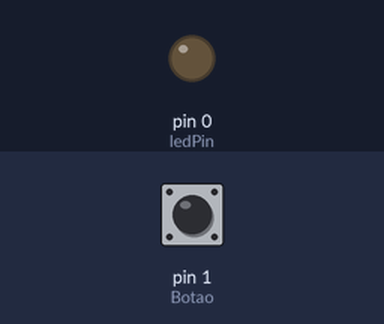
Recording of a sketch running on a simulated Arduino Uno, built with avr-gcc and run on an emulated ATmega328P. On the bench: output pins drawn as LEDs (lit = HIGH). The inputs (shaded band) are chosen by the test bench; at power-on: pin 1 (Botao) HIGH.

Above: at 1.2 s.
1.3 s: pin 1 (Botao) pulled LOW for 0.15 s
At 1.37 s:
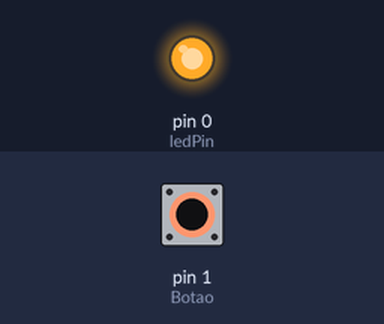
2.9 s: pin 1 (Botao) pulled LOW for 3.2 s
At 6.7 s:
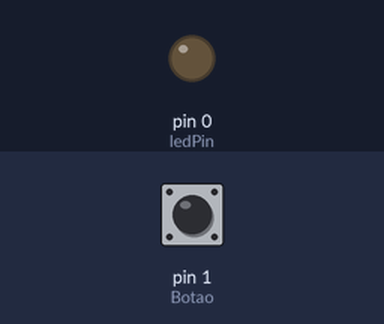
Timing chart, 0 to 8.2 s (numbered marks = the images above; inputs shaded):
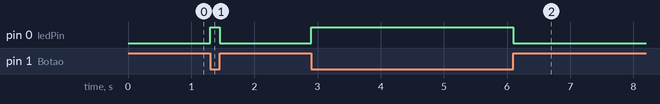

Measured:
- after the input at 1.3 s, pin 0 (ledPin): LOW → HIGH at once, → LOW 0.15 s later
- after the input at 2.9 s, pin 0 (ledPin): LOW → HIGH at once, → LOW 3.2 s later

The sketch:

EX3.1.ino
```cpp
int ledPin = 0;
int Botao = 1;

void setup(){
   pinMode(ledPin, OUTPUT);
   pinMode(Botao, INPUT);

}

void loop(){
  digitalWrite(ledPin, !digitalRead(Botao));
}
```
